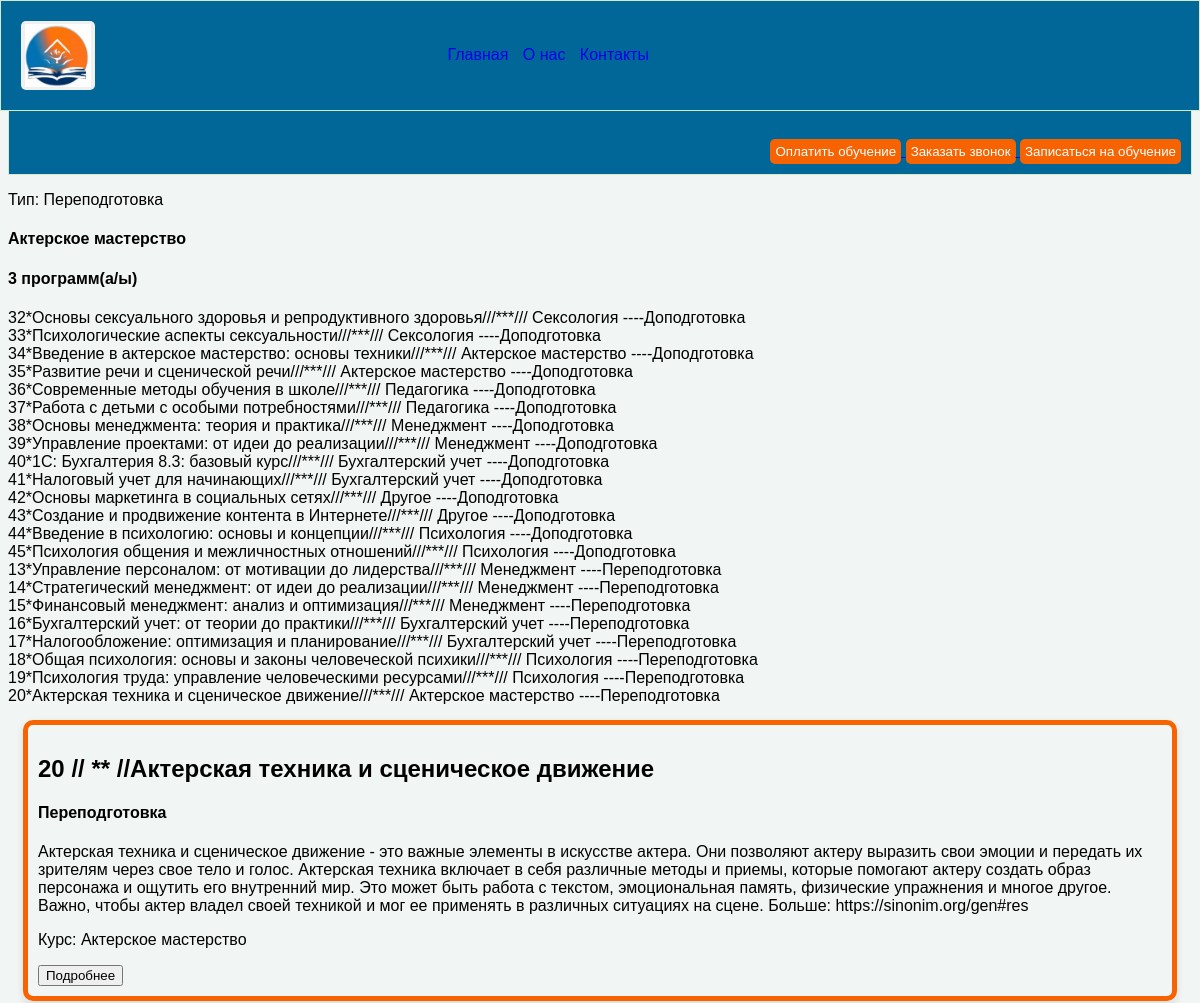
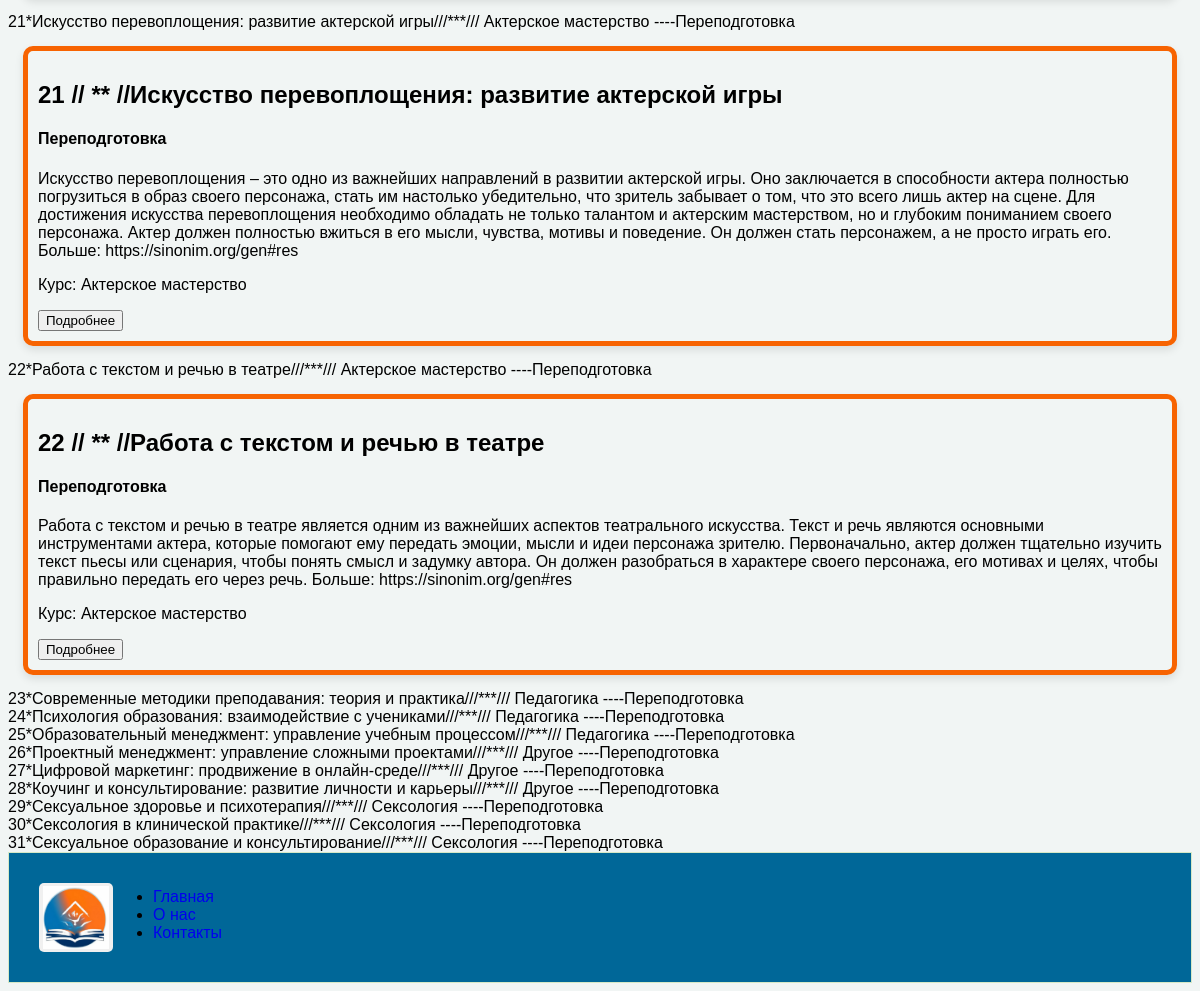
The page /14 on the database its author committed (2 pictures, top to bottom).
### Centr/models.py (models this page shows, shortened)
class MenuTrainingCent(models.Model):
    title = models.CharField(max_length=70, verbose_name='Название')
    description = models.TextField(verbose_name='Описание')
    image = models.ImageField(upload_to='images', verbose_name='Изображение')
    value_programs = models.IntegerField(default=1, verbose_name='количество программ обучения')
    TYPE = [
        ('PPD', 'Переподготовка'),
        ('DPD', 'Доподготовка'),
    ]
    type = models.CharField(choices=TYPE, max_length=3, default='PPD', verbose_name='Тип')

class more_detailed(models.Model):
    title = models.CharField(max_length=200, verbose_name='Название')
    kurs = models.CharField(max_length=70, blank=True,
                            verbose_name='Указать название курса пример Педагогика или менеджмент')
    description = models.TextField(verbose_name='Описание')
    TYPE = [
        ('PPD', 'Переподготовка'),
        ('DPD', 'Доподготовка'),
    ]
    type = models.CharField(choices=TYPE, max_length=3, default='PPD', verbose_name='Тип')

### Centr/views.py (the view)
# urls.py: path('<int:object_id>', views.detailed, name='detailed'),
def detailed(request, object_id):  # object_id принимает id из URL
    detail = get_object_or_404(MenuTrainingCent, pk=object_id)
    program = more_detailed.objects.order_by('type')
    infa = card_info.objects.all()
    context = {'infa': infa,'detail': detail, 'program': program}
    return render(request, 'more_detailed.html', context=context)

### Centr/templates/more_detailed.html
{% extends 'main.html' %}
    {% load static %}
{% block content %}
    <p>Тип: {{ detail.get_type_display }}</p>
    <h4>{{ detail.title }}</h4>
    <h4>{{ detail.value_programs }} программ(а/ы)</h4>
{% for item in program %}
<div>{{item.id}}*{{item.title}}///***/// {{item.kurs}} ----{{item.get_type_display}}</div>
    {% if item.kurs == detail.title  %}
        {% if item.get_type_display == detail.get_type_display %}
            <div class="card_detail">
                <h2>{{item.id}} // ** //{{ item.title }}</h2>
                <h4> {{ item.get_type_display }}</h4>
                <p>{{ item.description }}</p>
                <p>Курс: {{ item.kurs }}</p>
                    <a href="{% url 'info_program' item.id %}"> <button >Подробнее</button></a>
            </div>
        {% endif %}
    {% endif %}
{% endfor %}
{% endblock  %}

### Centr/static/css/marketplace.css (style rules this page uses)
body { background: #f1f5f4; margin: 0; }
* { box-sizing: border-box; }

### Centr/static/css/about111.css (style rules this page uses)
body { font-family: sans-serif; }

### Centr/static/css/trtri.css (style rules this page uses)
.card_detail { position: relative; margin: 15px; overflow: hidden; cursor: pointer; border-radius: 10px; box-shadow: 0 4px 8px rgba(0, 0, 0, 0.1); border: 5px solid #f76301; padding: 10px; margin: 15px; }

### Centr/static/css/callback.css (style rules this page uses)
body { display: block; margin: 8px; }

### Centr/static/css/conta.css (style rules this page uses)
body { font-family: sans-serif; }

### Centr/static/css/payment.css (style rules this page uses)
body { display: block; margin: 8px; }

### rows shown on the page
MenuTrainingCent: type "Переподготовка", title "Актерское мастерство", value_programs "3"
more_detailed: id "32", title "Основы сексуального здоровья и репродуктивного здоровья", kurs "Сексология", type "Доподготовка"
more_detailed: id "33", title "Психологические аспекты сексуальности", kurs "Сексология", type "Доподготовка"
more_detailed: id "34", title "Введение в актерское мастерство: основы техники", kurs "Актерское мастерство", type "Доподготовка"
more_detailed: id "35", title "Развитие речи и сценической речи", kurs "Актерское мастерство", type "Доподготовка"
more_detailed: id "36", title "Современные методы обучения в школе", kurs "Педагогика", type "Доподготовка"
more_detailed: id "37", title "Работа с детьми с особыми потребностями", kurs "Педагогика", type "Доподготовка"
more_detailed: id "38", title "Основы менеджмента: теория и практика", kurs "Менеджмент", type "Доподготовка"
more_detailed: id "39", title "Управление проектами: от идеи до реализации", kurs "Менеджмент", type "Доподготовка"
more_detailed: id "40", title "1С: Бухгалтерия 8.3: базовый курс", kurs "Бухгалтерский учет", type "Доподготовка"
more_detailed: id "41", title "Налоговый учет для начинающих", kurs "Бухгалтерский учет", type "Доподготовка"
more_detailed: id "42", title "Основы маркетинга в социальных сетях", kurs "Другое", type "Доподготовка"
more_detailed: id "43", title "Создание и продвижение контента в Интернете", kurs "Другое", type "Доподготовка"
more_detailed: id "44", title "Введение в психологию: основы и концепции", kurs "Психология", type "Доподготовка"
more_detailed: id "45", title "Психология общения и межличностных отношений", kurs "Психология", type "Доподготовка"
more_detailed: id "13", title "Управление персоналом: от мотивации до лидерства", kurs "Менеджмент", type "Переподготовка"
more_detailed: id "14", title "Стратегический менеджмент: от идеи до реализации", kurs "Менеджмент", type "Переподготовка"
more_detailed: id "15", title "Финансовый менеджмент: анализ и оптимизация", kurs "Менеджмент", type "Переподготовка"
more_detailed: id "16", title "Бухгалтерский учет: от теории до практики", kurs "Бухгалтерский учет", type "Переподготовка"
more_detailed: id "17", title "Налогообложение: оптимизация и планирование", kurs "Бухгалтерский учет", type "Переподготовка"
more_detailed: id "18", title "Общая психология: основы и законы человеческой психики", kurs "Психология", type "Переподготовка"
more_detailed: id "19", title "Психология труда: управление человеческими ресурсами", kurs "Психология", type "Переподготовка"
more_detailed: id "20", title "Актерская техника и сценическое движение", kurs "Актерское мастерство", type "Переподготовка", description "Актерская техника и сценическое движение - это важные элементы в искусстве актера. Они позволяют актеру выразить свои эмоции и передать их зрителям через свое тело и голос. Актерская техника включает в себя различные методы и приемы, которые помогают актеру создать образ персонажа и ощутить его внутренний мир. Это может быть работа с текстом, эмоциональная память, физические упражнения и многое другое. Важно, чтобы актер владел своей техникой и мог ее применять в различных ситуациях на сцене. Больше: https://sinonim.org/gen#res"
more_detailed: id "21", title "Искусство перевоплощения: развитие актерской игры", kurs "Актерское мастерство", type "Переподготовка", description "Искусство перевоплощения – это одно из важнейших направлений в развитии актерской игры. Оно заключается в способности актера полностью погрузиться в образ своего персонажа, стать им настолько убедительно, что зритель забывает о том, что это всего лишь актер на сцене. Для достижения искусства перевоплощения необходимо обладать не только талантом и актерским мастерством, но и глубоким пониманием своего персонажа. Актер должен полностью вжиться в его мысли, чувства, мотивы и поведение. Он должен стать персонажем, а не просто играть его. Больше: https://sinonim.org/gen#res"
more_detailed: id "22", title "Работа с текстом и речью в театре", kurs "Актерское мастерство", type "Переподготовка", description "Работа с текстом и речью в театре является одним из важнейших аспектов театрального искусства. Текст и речь являются основными инструментами актера, которые помогают ему передать эмоции, мысли и идеи персонажа зрителю. Первоначально, актер должен тщательно изучить текст пьесы или сценария, чтобы понять смысл и задумку автора. Он должен разобраться в характере своего персонажа, его мотивах и целях, чтобы правильно передать его через речь. Больше: https://sinonim.org/gen#res"
more_detailed: id "23", title "Современные методики преподавания: теория и практика", kurs "Педагогика", type "Переподготовка"
more_detailed: id "24", title "Психология образования: взаимодействие с учениками", kurs "Педагогика", type "Переподготовка"
more_detailed: id "25", title "Образовательный менеджмент: управление учебным процессом", kurs "Педагогика", type "Переподготовка"
more_detailed: id "26", title "Проектный менеджмент: управление сложными проектами", kurs "Другое", type "Переподготовка"
more_detailed: id "27", title "Цифровой маркетинг: продвижение в онлайн-среде", kurs "Другое", type "Переподготовка"
more_detailed: id "28", title "Коучинг и консультирование: развитие личности и карьеры", kurs "Другое", type "Переподготовка"
more_detailed: id "29", title "Сексуальное здоровье и психотерапия", kurs "Сексология", type "Переподготовка"
more_detailed: id "30", title "Сексология в клинической практике", kurs "Сексология", type "Переподготовка"
more_detailed: id "31", title "Сексуальное образование и консультирование", kurs "Сексология", type "Переподготовка"
